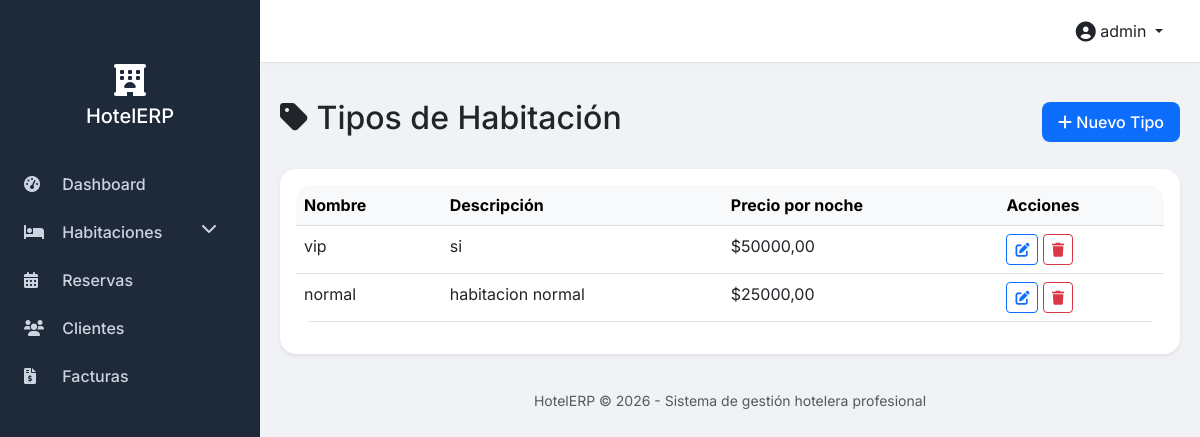
/roomtypes/ (signed in), run on the app's committed database.
### hotel/models.py (models this page shows, shortened)
class RoomType(models.Model):
    name = models.CharField(max_length=100, verbose_name="Tipo de habitación")
    description = models.TextField(blank=True)
    price_per_night = models.DecimalField(max_digits=10, decimal_places=2, verbose_name="Precio por noche")
    class Meta:
        verbose_name = "Tipo de habitación"
        verbose_name_plural = "Tipos de habitación"

### hotel/views.py (the view)
# urls.py: path('roomtypes/', views.roomtype_list, name='roomtype_list'),
@login_required
def roomtype_list(request):
    roomtypes = RoomType.objects.all()
    return render(request, 'hotel/roomtype_list.html', {'roomtypes': roomtypes})

### hotel/templates/hotel/roomtype_list.html
{% extends 'hotel/base.html' %}
{% block content %}
<div class="d-flex justify-content-between align-items-center mb-4">
    <h2><i class="fas fa-tag"></i> Tipos de Habitación</h2>
    <a href="{% url 'hotel:roomtype_create' %}" class="btn btn-primary"><i class="fas fa-plus"></i> Nuevo Tipo</a>
</div>
<div class="card shadow-sm">
    <div class="card-body">
        <div class="table-responsive">
            <table class="table table-hover">
                <thead class="table-light">
                    <tr>
                        <th>Nombre</th>
                        <th>Descripción</th>
                        <th>Precio por noche</th>
                        <th>Acciones</th>
                    </tr>
                </thead>
                <tbody>
                    {% for rt in roomtypes %}
                    <tr>
                        <td>{{ rt.name }}</td>
                        <td>{{ rt.description|truncatechars:50 }}</td>
                        <td>${{ rt.price_per_night }}</td>
                        <td>
                            <a href="{% url 'hotel:roomtype_edit' rt.pk %}" class="btn btn-sm btn-outline-primary"><i class="fas fa-edit"></i></a>
                            <a href="{% url 'hotel:roomtype_delete' rt.pk %}" class="btn btn-sm btn-outline-danger"><i class="fas fa-trash"></i></a>
                        </td>
                    </tr>
                    {% empty %}
                    <tr><td colspan="4" class="text-center">No hay tipos registrados.</td></tr>
                    {% endfor %}
                </tbody>
            </table>
        </div>
    </div>
</div>
{% endblock %}

### hotel/templates/hotel/base.html (shortened to what this page needs)
<!DOCTYPE html>
<html lang="es">
<head>
    <link href="https://cdn.jsdelivr.net/npm/bootstrap@5.3.0-alpha1/dist/css/bootstrap.min.css" rel="stylesheet">
    <link rel="stylesheet" href="https://cdnjs.cloudflare.com/ajax/libs/font-awesome/6.0.0-beta3/css/all.min.css">
</head>
<body>
    <div class="sidebar">
        <div class="d-flex flex-column align-items-center mt-3 mb-4">
            <i class="fas fa-hotel fa-2x text-white"></i>
            <h5 class="text-white mt-2">HotelERP</h5>
        </div>
        <ul class="nav flex-column">
            <li class="nav-item">
                <a class="nav-link {% if request.resolver_match.url_name == 'index' %}active{% endif %}" href="{% url 'hotel:index' %}">
                    <i class="fas fa-tachometer-alt"></i> Dashboard
                </a>
            </li>
            <li class="nav-item">
                <a class="nav-link" href="#roomsSubmenu" data-bs-toggle="collapse" role="button" aria-expanded="false" aria-controls="roomsSubmenu">
                    <i class="fas fa-bed"></i> Habitaciones
                    <i class="fas fa-chevron-down float-end" style="transition: transform 0.2s;"></i>
                </a>
            </li>
            <li class="nav-item">
                <a class="nav-link {% if 'reservation' in request.path %}active{% endif %}" href="{% url 'hotel:reservation_list' %}">
                    <i class="fas fa-calendar-alt"></i> Reservas
                </a>
            </li>
            <li class="nav-item">
                <a class="nav-link {% if 'customer' in request.path %}active{% endif %}" href="{% url 'hotel:customer_list' %}">
                    <i class="fas fa-users"></i> Clientes
                </a>
            </li>
            <li class="nav-item">
                <a class="nav-link {% if 'invoice' in request.path %}active{% endif %}" href="{% url 'hotel:invoice_list' %}">
                    <i class="fas fa-file-invoice-dollar"></i> Facturas
                </a>
            </li>
        </ul>
    </div>
    <nav class="navbar-top d-flex justify-content-between align-items-center">
        <div class="dropdown">
            <button class="btn btn-link text-dark text-decoration-none dropdown-toggle" type="button" id="userDropdown" data-bs-toggle="dropdown" aria-expanded="false">
                <i class="fas fa-user-circle fa-lg"></i> {{ user.username }}
            </button>
        </div>
    </nav>
    <main class="mt-3">
        {% block content %}
        {% endblock %}
    </main>
    <footer>
        <p class="text-muted small">HotelERP © {% now "Y" %} - Sistema de gestión hotelera profesional</p>
    </footer>
</body>
</html>

### hotel/templates/hotel/base.html (style rules this page uses)
* { font-family: 'Inter', sans-serif; }
body { background-color: #f0f2f5; margin: 0; padding: 0; }
.sidebar { position: fixed; top: 0; bottom: 0; left: 0; z-index: 100; padding: 48px 0 0; box-shadow: inset -1px 0 0 rgba(0, 0, 0, .1); background-color: #1e2a3a; width: 260px; }
.sidebar .nav-link { font-weight: 500; color: #cbd5e0; padding: 0.75rem 1.5rem; transition: all 0.2s; }
.sidebar .nav-link i { margin-right: 10px; width: 24px; }
main { margin-left: 260px; padding: 20px; }
.navbar-top { background-color: #fff; border-bottom: 1px solid #dee2e6; padding: 0.75rem 1.5rem; margin-left: 260px; position: sticky; top: 0; z-index: 99; box-shadow: 0 2px 4px rgba(0,0,0,0.02); }
.card { border-radius: 1rem; border: none; box-shadow: 0 4px 12px rgba(0,0,0,0.05); transition: transform 0.2s, box-shadow 0.2s; }
.table { background-color: #fff; border-radius: 1rem; overflow: hidden; }
.btn-primary { background-color: #0d6efd; border: none; border-radius: 0.5rem; padding: 0.5rem 1rem; font-weight: 500; }
footer { margin-left: 260px; background: transparent; text-align: center; padding: 1rem; color: #6c757d; }

### data on the page
RoomType: name "vip", description "si", price_per_night "50000,00"
RoomType: name "normal", description "habitacion normal", price_per_night "25000,00"

### other printed values
{{ user.username }} "admin"
